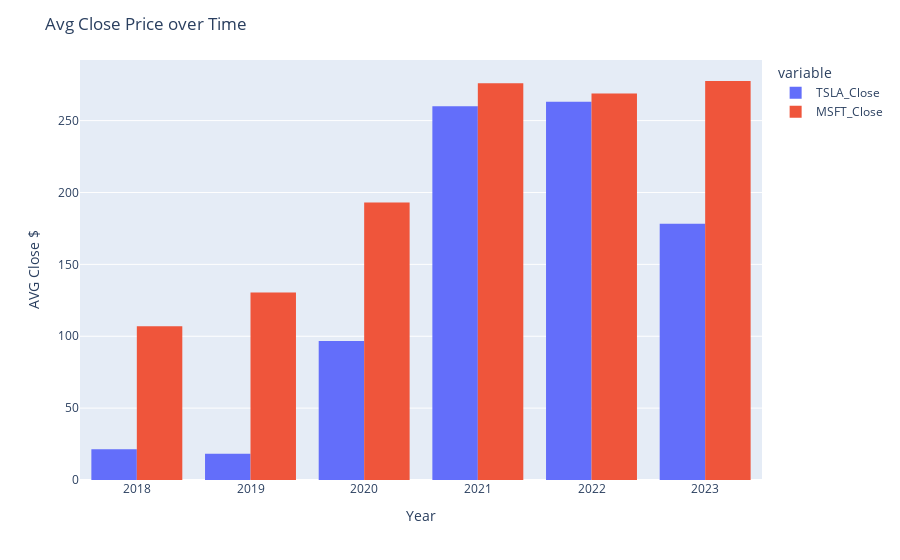

The notebook cell this image was saved under:
### Code cell
fig = px.histogram(data_year, x="Year", y=["TSLA_Close",'MSFT_Close'],barmode='group')
fig.update_layout(title = 'Avg Close Price over Time')
fig.update_xaxes(title="Year")
fig.update_yaxes(title="AVG Close $")
fig.show()

### Figure 1 — Plotly figure (JSON) as saved in the notebook; plotly's stock layout.template omitted (floating-point values rounded to 4 significant figures)
{"data": [{"alignmentgroup": "True", "bingroup": "x", "histfunc": "sum", "hovertemplate": "variable=TSLA_Close<br>Year=%{x}<br>sum of value=%{y}<extra></extra>", "legendgroup": "TSLA_Close", "marker": {"color": "#636efa", "pattern": {"shape": ""}}, "name": "TSLA_Close", "offsetgroup": "TSLA_Close", "orientation": "v", "showlegend": true, "type": "histogram", "x": ["2018", "2019", "2020", "2021", "2022", "2023"], "xaxis": "x", "y": [21.38, 18.24, 96.67, 260.0, 263.1, 178.3], "yaxis": "y"}, {"alignmentgroup": "True", "bingroup": "x", "histfunc": "sum", "hovertemplate": "variable=MSFT_Close<br>Year=%{x}<br>sum of value=%{y}<extra></extra>", "legendgroup": "MSFT_Close", "marker": {"color": "#EF553B", "pattern": {"shape": ""}}, "name": "MSFT_Close", "offsetgroup": "MSFT_Close", "orientation": "v", "showlegend": true, "type": "histogram", "x": ["2018", "2019", "2020", "2021", "2022", "2023"], "xaxis": "x", "y": [107.0, 130.4, 193.0, 275.9, 268.9, 277.6], "yaxis": "y"}], "layout": {"barmode": "group", "legend": {"title": {"text": "variable"}, "tracegroupgap": 0}, "margin": {"t": 60}, "title": {"text": "Avg Close Price over Time"}, "xaxis": {"anchor": "y", "domain": [0, 1], "title": {"text": "Year"}}, "yaxis": {"anchor": "x", "domain": [0, 1], "title": {"text": "AVG Close $"}}}}
